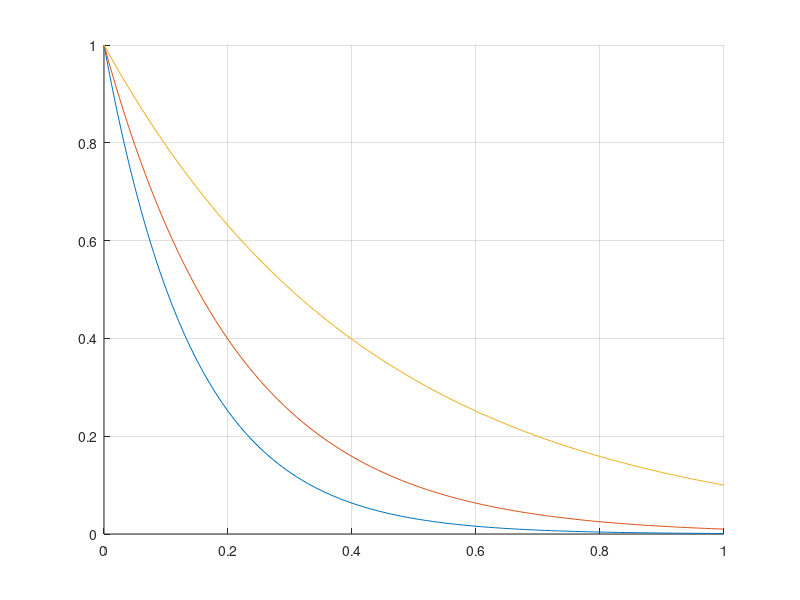
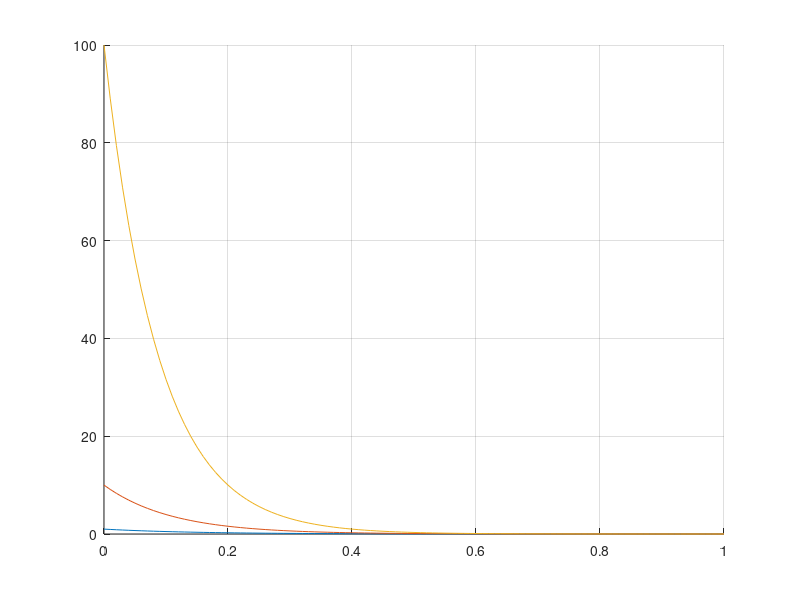

Write MATLAB code to recreate these figures, in order.
clear;
clc;
close all;

x_set = linspace(0,1,101)';

iset = 1./[0.001 0.01 0.1];
jset = [1 10 100];
for i = 1:length(iset)
    for j = 1:length(jset)
        sig_h_exp(:,i,j) = jset(j)*exp(-x_set*log(jset(j)*iset(i)));
    end
end
%%
figure('color','w'); hold on; grid on;
j=1;
for i = 1:length(iset)
    plot(x_set, sig_h_exp(:,i,j))
end

xlim([0 1])
ylim([0 1])
%%
figure('color','w'); hold on; grid on;
i=1;
for j = 1:length(jset)
    plot(x_set, sig_h_exp(:,i,j))
end

xlim([0 1])
ylim([0 100])
